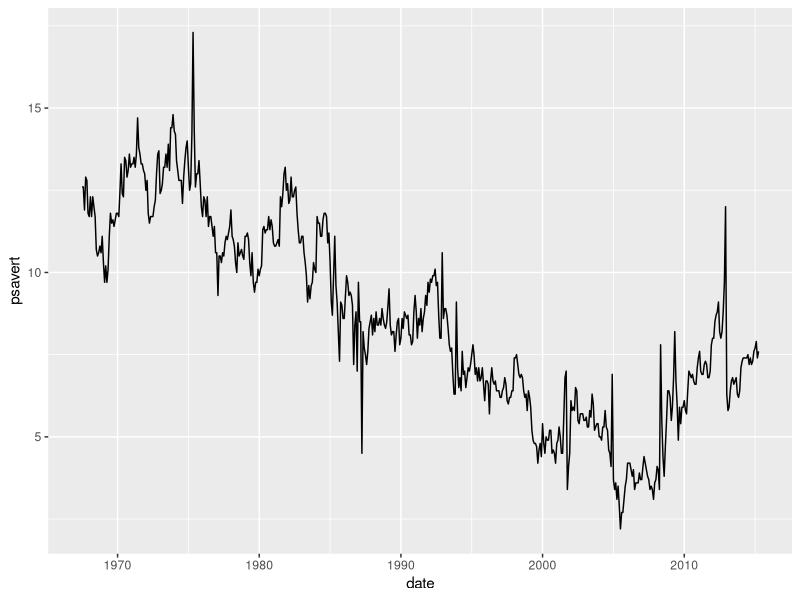
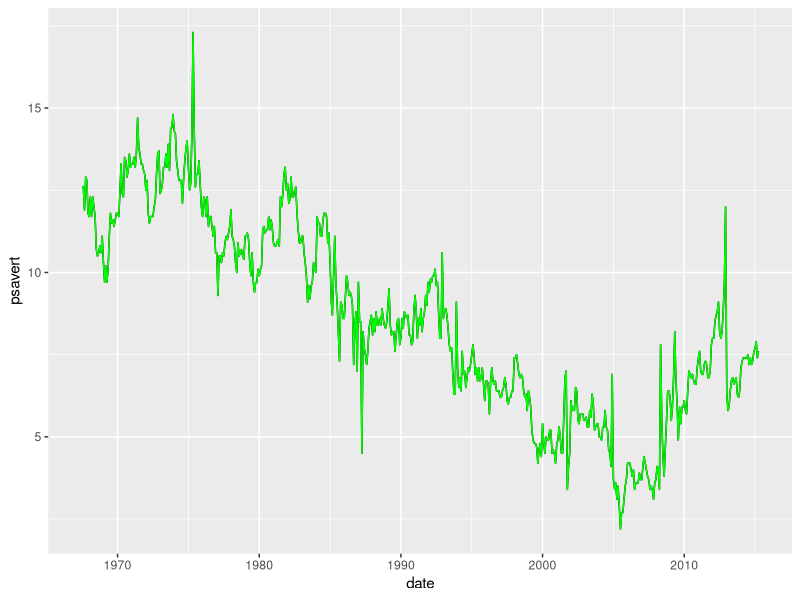
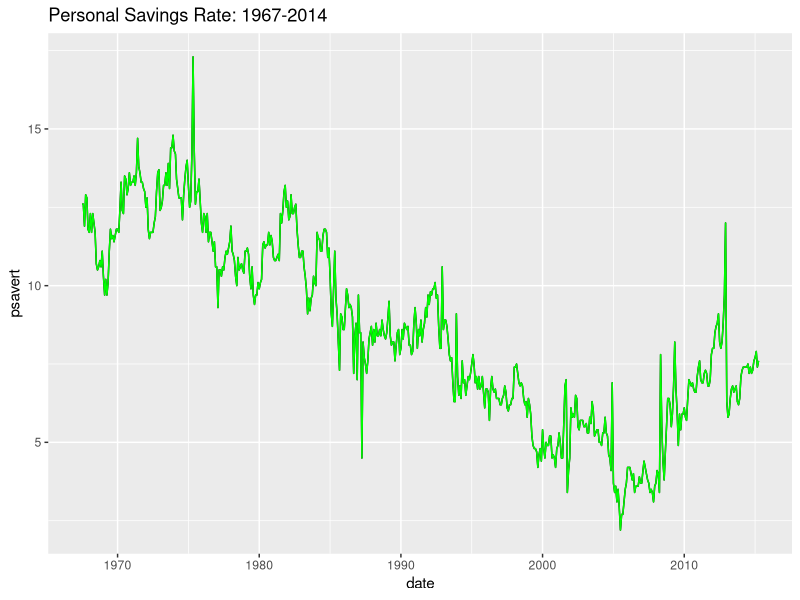
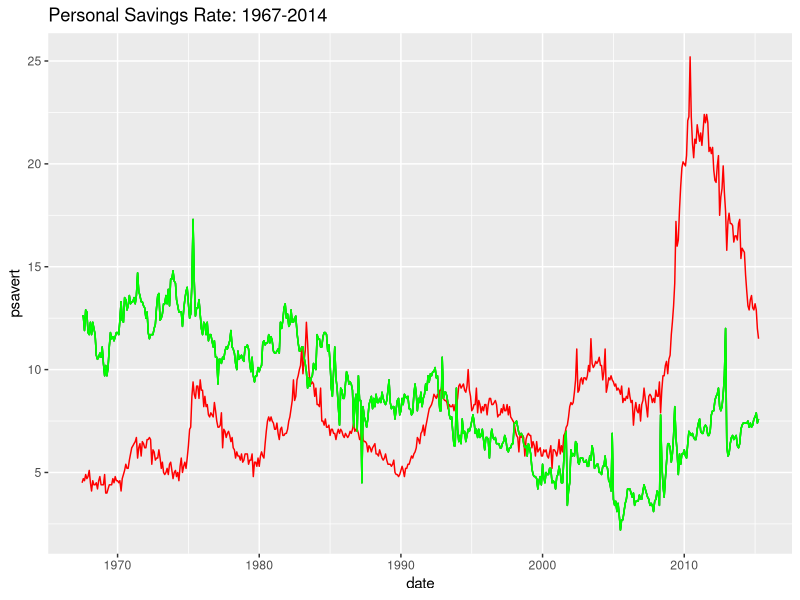
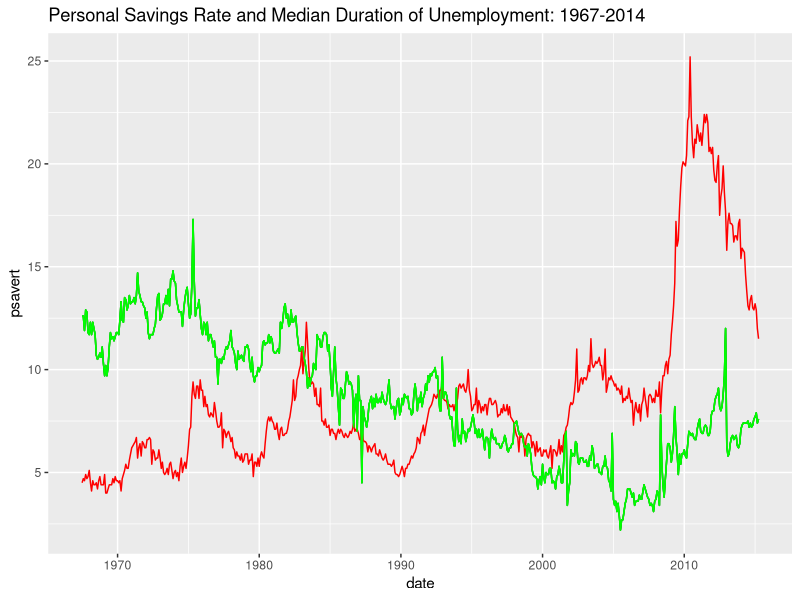

Reproduce these figures in R, in order. (Note: this script raises an error after producing the figures.)
###Part 1###

install.packages('stringr')
#installing string package
install.packages('ggplot2')
#installing ggplot package for economics dataset
library(stringr)
#storing stringr in library
library(ggplot2)
#storing ggplot in library
str(economics)
#converting economics data set into a string

#1.
myPlot <- ggplot(economics, aes(x=date)) 
myPlot <- myPlot + geom_line(aes(y=psavert))
myPlot
#creating a basic plot and setting the x axis to the data and y to equal the personal savings rate
#You get it to draw in the plot window by typing 'myPlot'.

#2.
help('economics')
#the psavert variable is the personal savings rate. 

#3.

#Psavert reached its max in about 1975.
#Psavert reached its min in about 2006.

#4.
max_psavert<- which.max(economics$psavert)
economics[max_psavert,]
#getting the year in which the personal savings rate was highest by using which.max to retrieve the max
min_psavert<- which.min(economics$psavert)
economics[min_psavert,]
#getting the year in which the personal savings rate was lowest by using which.min to retrieve the min

#5. 
myPlot <- myPlot + geom_line(aes(y=psavert), color='green')
myPlot
#getting the plot line to be displayed in green using geom_line, specifying the axis, and defining the color. 

#6. 

myPlot <- myPlot + ggtitle("Personal Savings Rate: 1967-2014")
myPlot
#adding a title to the plot using ggtitle

#7.

myPlot<- myPlot +geom_line(aes(y=uempmed), color= 'red') + geom_line(aes(y=psavert), color= 'green')
myPlot

#adding a new axis for the variable unemployed and making it red

#8
myPlot <- myPlot + ggtitle("Personal Savings Rate and Median Duration of Unemployment: 1967-2014")
myPlot  

#adding a new title, replacing the old one, to incorporate both psavert and unemped variables

###Part 2###

#9
myPlot<- myPlot + ylab("uneployment") 
myPlot<- myPlot + xlab("Year")
myPlot<- ylab("uneployment") + xlab("Year")

#modifying the axis labels to now be the year and unemployment in myPlot

#10
econ <- economics
#storing economics dataset into new variable called econ
econ$year <- substr(econ$date, start=0, stop=4) 
econ$year
#takes the first four digits of that date, hence returning the year
econ$year <- as.numeric(econ$year) 
econ$year
#converting the year into numeric format
econ$mystery <- round(econ$year/10)*10
#rounds the year to the the nearest 10 (ex: 1967 is rounded to 1970)
agg = aggregate(econ,
                by = list(econ$mystery),
                FUN = mean) 
agg$mystery <- agg$Group.1
agg$decades <- agg$mystery #renaming myster
#this function is grouping the year by every 10 years 

#11
g <- ggplot(agg, aes(x=decades, y=unemploy)) + geom_col()
g

#creating a bar chart using geom_col() and specifying our x and y axis

#12
ggplot(economics, aes(x=unemploy, y=psavert)) + geom_point(aes(color='red'))

#creating a scatter plot, specifying our x and y axis, and color coding our scatter points. 

#13
#In the 2000-6000 unemployed range, there is a higher personal savings rate. 
#In the 6000-10000 unemployed range, the personal savings rate is scattered. 
#In the 10000-16000 unemployed rnage, the personal savings rate seems to be decreasing. 
#We can educately guess that the higher the unemployment, the lower the personal savings rate.


             


            


